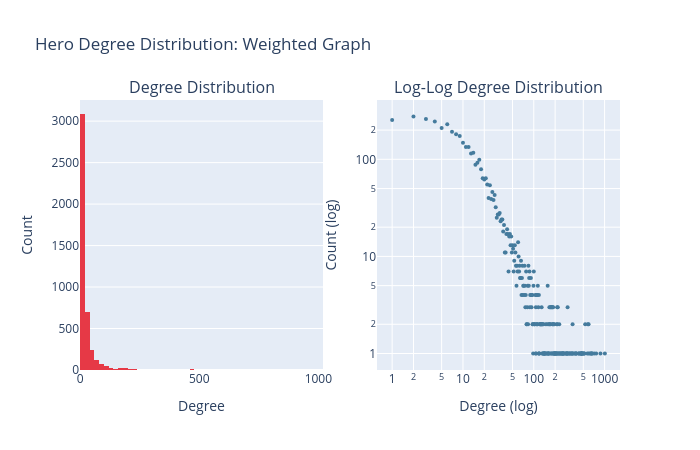

Notebook code for this chart:
### Markdown cell above
#### Part 4.1: Degree Distribution 

These results explore how connected are heroes in this network? This histogram below shows the full degree distribution, and the log-log plot reveals whether the network follows a scale-free pattern, meaning a small number heroes have vastly more connections than everyone else. This is a known property of many real-world networks and is worth confirming here. 

*Degree distribution dual-plot pattern adapted from the course Holmes co-occurrence notebook.*

### Code cell
# extract the degree of every hero in the weighted graph
degrees = [d for _, d in G_weighted.degree()]

fig = make_subplots(rows=1, cols=2,
    subplot_titles=("Degree Distribution", "Log-Log Degree Distribution"))

# left: standard histogram showing the raw degree distribution
fig.add_trace(
    go.Histogram(x=degrees, nbinsx=100, marker_color="#e63946", name="Degree"),
    row=1, col=1
)

# right: log-log plot to check for scale-free behavior
    # if the points fall roughly on a straight line in log-log space, the network follows a power law
        # meaning a small number of heroes have vastly more connections than everyone else
degree_counts = Counter(degrees)
x_vals = sorted(degree_counts.keys())
y_vals = [degree_counts[x] for x in x_vals]

fig.add_trace(
    go.Scatter(x=x_vals, y=y_vals, mode="markers",
               marker=dict(color="#457b9d", size=4), name="Log-Log"),
    row=1, col=2
)

fig.update_xaxes(type="log", title_text="Degree (log)", row=1, col=2)
fig.update_yaxes(type="log", title_text="Count (log)", row=1, col=2)
fig.update_xaxes(title_text="Degree", row=1, col=1)
fig.update_yaxes(title_text="Count", row=1, col=1)

fig.update_layout(
    title_text="Hero Degree Distribution: Weighted Graph",
    showlegend=False,
    height=450,
    width=700
)
fig.show()

### Figure 1 — Plotly figure (JSON) as saved in the notebook; plotly's stock layout.template omitted (floating-point values rounded to 4 significant figures; data arrays with more than 128 entries replaced by an {"elided": "..."} marker saying what was removed)
{"data": [{"marker": {"color": "#e63946"}, "name": "Degree", "nbinsx": 100, "type": "histogram", "x": {"elided": "4465 int values"}, "xaxis": "x", "yaxis": "y"}, {"marker": {"color": "#457b9d", "size": 4}, "mode": "markers", "name": "Log-Log", "type": "scatter", "x": {"elided": "247 int values"}, "xaxis": "x2", "y": {"elided": "247 int values"}, "yaxis": "y2"}], "layout": {"annotations": [{"font": {"size": 16}, "showarrow": false, "text": "Degree Distribution", "x": 0.225, "xanchor": "center", "xref": "paper", "y": 1, "yanchor": "bottom", "yref": "paper"}, {"font": {"size": 16}, "showarrow": false, "text": "Log-Log Degree Distribution", "x": 0.775, "xanchor": "center", "xref": "paper", "y": 1, "yanchor": "bottom", "yref": "paper"}], "height": 450, "showlegend": false, "title": {"text": "Hero Degree Distribution: Weighted Graph"}, "width": 700, "xaxis": {"anchor": "y", "domain": [0, 0.45], "title": {"text": "Degree"}}, "xaxis2": {"anchor": "y2", "domain": [0.55, 1], "title": {"text": "Degree (log)"}, "type": "log"}, "yaxis": {"anchor": "x", "domain": [0, 1], "title": {"text": "Count"}}, "yaxis2": {"anchor": "x2", "domain": [0, 1], "title": {"text": "Count (log)"}, "type": "log"}}}
